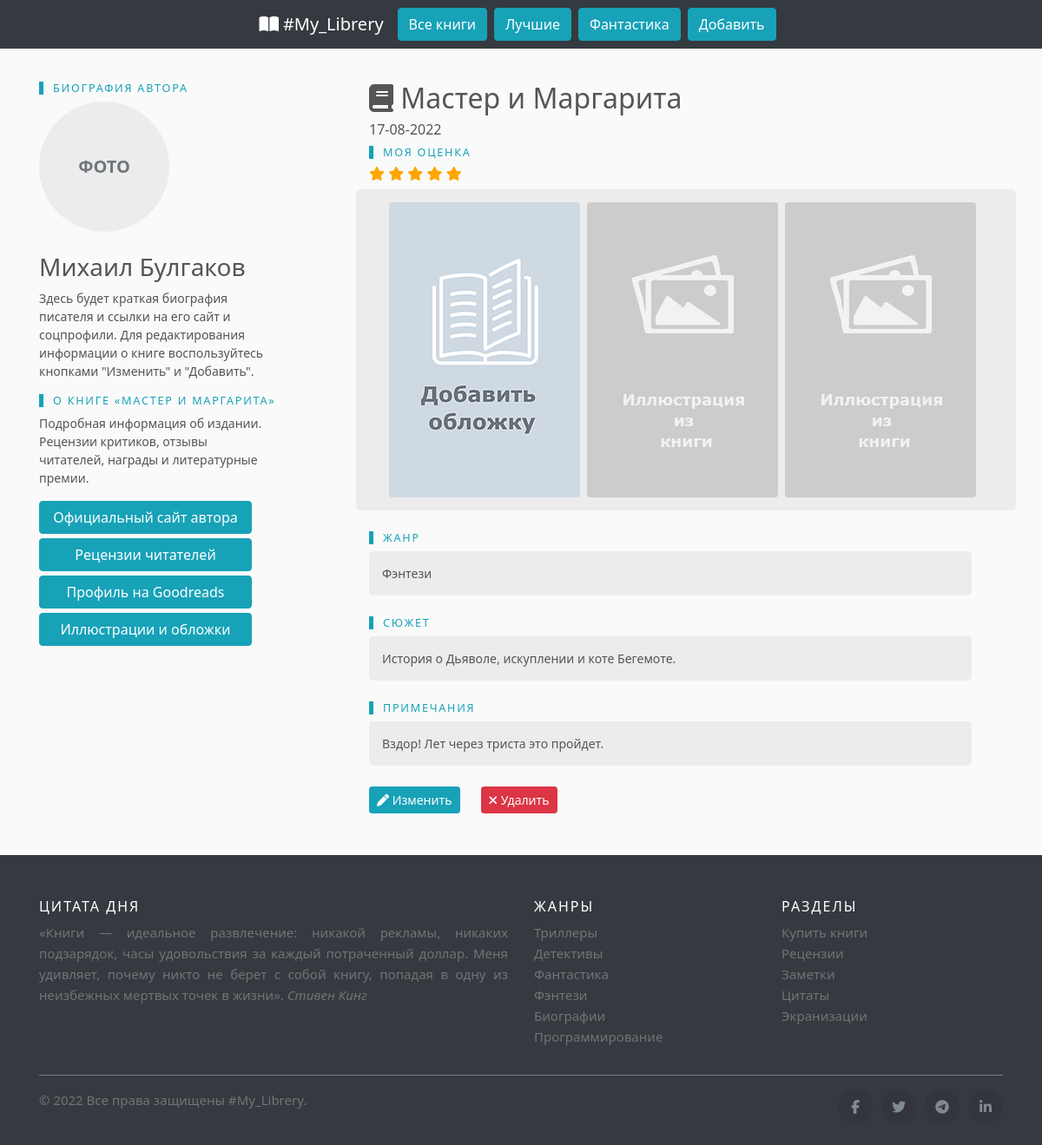
Page /2/ on the committed database.
### reader/models.py (models this page shows, shortened)
class Book(db.Model):
	id = db.Column(db.Integer, primary_key=True)
	title = db.Column(db.String(100), unique=True, nullable=False)
	author = db.Column(db.String(100), nullable=False)
	genre = db.Column(db.String(20), nullable=False)
	rating = db.Column(db.Integer)
	cover = db.Column(db.String(50), nullable=False, default='default.jpg')
	description = db.Column(db.Text)
	notes = db.Column(db.Text)
	created_at = db.Column(db.DateTime(timezone=True), server_default=func.now())

### reader/routes.py (the view)
@app.route("/<int:book_id>/")
def book(book_id):
    book = Book.query.get_or_404(book_id)
    return render_template("book.html", book=book)

### reader/templates/book.html (shortened to what this page needs)
{% extends 'base/base.html' %}
{% block content %}
<div class="container" style="margin-top:30px">
  <div class="row">
    <div class="col-sm-4">
      <h4 class="heading">Биография автора</h4>
      <div class="circle">
        <span>Фото</span>
      </div>
      <div class="book">
      <h3 class="mt-4">{{ book.author }}</h5>
      <p>Здесь будет краткая биография писателя и ссылки на его сайт и соцпрофили. Для редактирования информации о книге воспользуйтесь кнопками "Изменить" и "Добавить".</p>
      <h4 class="heading">О книге «{{ book.title }}»</h4>
      <p>Подробная информация об издании. Рецензии критиков, отзывы читателей, награды и литературные премии.</p>
    </div>
<div class="col-xs-12 sidebutton-wrapper">
  <button type="button" class="btn btn-info">Официальный сайт автора</button>
  <button type="button" class="btn btn-info">Рецензии читателей</button>
  <button type="button" class="btn btn-info">Профиль на Goodreads</button>
  <button type="button" class="btn btn-info">Иллюстрации и обложки</button>
</div>
    </div>
    <div class="col-sm-8">
      <h2><i class="fa fa-book"></i> {{ book.title }}</h2>
      <h6>{{ book.created_at.strftime('%d-%m-%Y') }}</h6>
          <h4 class="heading">Моя оценка</h4>
          <h6>{% set stars = book.rating | int %}
          {% for n in range(stars) %}
          <span class="fa fa-star checked" style="color:orange"></span>
          {% endfor %}
      </h6>
      <div class="book-cover row justify-content-center  mb-4">
          <a href="{{ url_for('send_file', filename=book.cover) }}"><img src="{{ url_for('send_file', filename=book.cover) }}" class="rounded mr-2" alt="Обложка {{ book.title }}"></a>
          <a href="{{ url_for('send_file', filename='illustration.jpg') }}"><img src="{{ url_for('send_file', filename='illustration.jpg') }}" class="rounded mr-2" alt="Обложка {{ book.title }}"></a>
          <a href="{{ url_for('send_file', filename='illustration.jpg') }}"><img src="{{ url_for('send_file', filename='illustration.jpg') }}" class="rounded mr-2" alt="Обложка {{ book.title }}"></a>
      </div>
      <div>
      <h4 class="heading">Жанр</h4>
      <div class="book-info mb-4">
      <p>{{ book.genre.title() }}</p>
      </div>
      <h4 class="heading">Сюжет</h4>
      <div class="book-info mb-4">
      <p>{{ book.description }}</p>
      </div>
      <h4 class="heading">Примечания</h4>
      <div class="book-info mb-4">
      <p>{{ book.notes }}</p>
      </div>
            <div class="text-center d-flex">
      <button type="button" class="btn btn-info btn-sm mr-4">
       <a href="#" style="color:white; text-decoration:none"><i class="fas fa-pen"></i> Изменить</a>
      </button>
      <form action="{{ url_for('delete', book_id=book.id) }}" method="POST">
        <button class='btn btn-danger btn-sm' type="submit" value="Удалить" onclick="return confirm('Удалить книгу?')"><i class="fa fa-times"></i> Удалить</button>
      </form>
    </div>
 </div>
  </div>
   </div>
    </div>
{% endblock %}

### reader/static/css/style.css (style rules this page uses)
:root { --bs-font-sans-serif: system-ui, -apple-system, "Segoe UI", Roboto, "Helvetica Neue", Arial, "Noto Sans", "Liberation Sans", sans-serif, "Apple Color Emoji", "Segoe UI Emoji", "Segoe UI Symbol", "Noto Color Emoji"; --bs-font-monospace: SFMono-Regular, Menlo, Monaco, Consolas, "Liberation Mono", "Courier New", monospace; }
* { box-sizing: border-box; }
html, body { width: 100%; height: 100%; }
.circle { width: 150px; height: 150px; background: #ececec; text-align: center; border-radius: 100%; font-size: 20px; padding-top: 10px; }
.circle span { font-size: 20px; color: #6f767c; text-transform: uppercase; font-weight: 900; margin-top: 50px; display: block; }
body { padding: 1rem 0; background: #fafafa; color:#555; font-family:var(--bs-font-sans-serif); font-size:0.875rem; font-weight:400; }
h2, .h2 { font-size:calc(1.325rem + .9vw) }
@media (min-width: 1200px) { h2, .h2 { font-size:2rem; color: #555; } }
h3, .h3 { font-size:calc(1.3rem + .6vw) }
@media (min-width: 1200px) { h3, .h3 { font-size:1.75rem } }
h4, .h4 { font-size:calc(1.275rem + .3vw) }
@media (min-width: 1200px) { h4, .h4 { font-size:1.5rem } }
h6, .h6 { font-size:1rem }
a { color:#4f4f4f }
.book p { width:75%; }
.book-info p { width:95%; border-radius: 5px; background-color: #ececec; padding: 15px }
.book-cover { width:auto; border-radius: 5px; background-color: #ececec; padding: 15px }
.heading { position:relative; padding-left:1rem; font-size:.9em; text-transform:uppercase; letter-spacing:0.11rem; color:#17a2b8 }
.heading:before { content:""; display:inline-block; width:5px; height:100%; background:#17a2b8; position:absolute; left:0; top:0 }
.sidebutton-wrapper .btn { margin-bottom:5px; width: 70%; }

### rows in the picture
Book: author "Михаил Булгаков", title "МАСТЕР И МАРГАРИТА", title "Мастер и Маргарита", created_at "17-08-2022", rating 5 (drawn), cover (placeholder picture), genre "Фэнтези", description "История о Дьяволе, искуплении и коте Бегемоте.", notes "Вздор! Лет через триста это пройдет."
